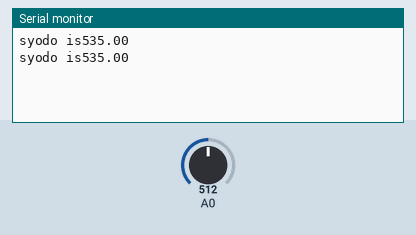
Bench run of a sketch on a simulated Arduino Uno, built with avr-gcc and run on an emulated ATmega328P. Parts: the last lines printed to the serial monitor. The test bench sets the inputs (shaded band); at power-on: A0 = 512.

Above: at 1.8 s.
1.9 s: A0 set to 716
At 2.6 s:
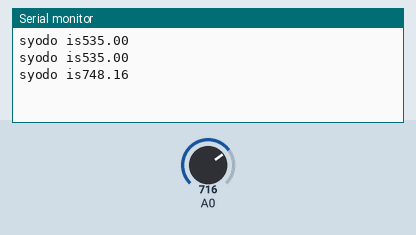
3.4 s: A0 set to 900
At 4.8 s:
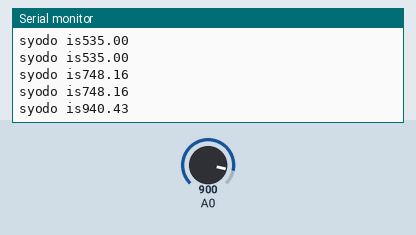
Timing chart, 0 to 6.4 s (numbered marks = the images above; inputs shaded):
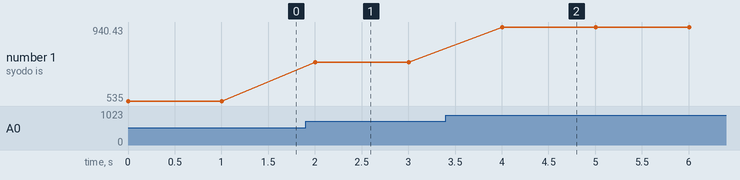

Measured:
- after the input at 1.9 s, the serial monitor: prints a new line after 0.10 s (image 1)
- after the input at 3.4 s, the serial monitor: prints a new line after 0.60 s (image 2)
- plotted number 1: 535 → 748.16 after the input at 1.9 s, 748.16 → 940.43 after the input at 3.4 s

The sketch:

exp6.ino
```cpp
void setup(){
    pinMode(A0, INPUT);
    Serial.begin(9600);
}

void loop(){
    int tout = analogRead(A0);
    double syodo = 3210.0 / 3.0 * tout / 1024.0;
    Serial.print("syodo is");
    Serial.println(syodo);
    delay(1000);
}
```
